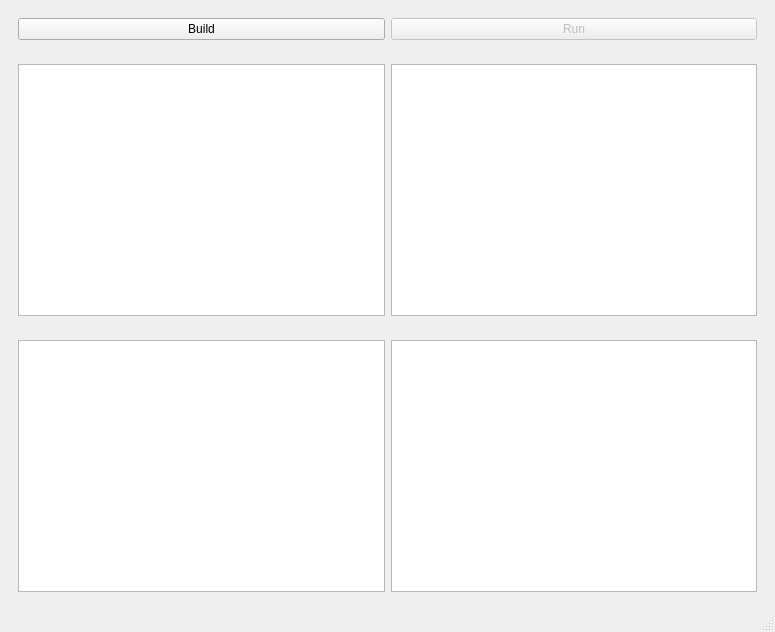
<?xml version="1.0" encoding="UTF-8"?>
<ui version="4.0">
 <class>MainWindow</class>
 <widget class="QMainWindow" name="MainWindow">
  <property name="geometry">
   <rect>
    <x>0</x>
    <y>0</y>
    <width>775</width>
    <height>632</height>
   </rect>
  </property>
  <property name="windowTitle">
   <string>MainWindow</string>
  </property>
  <widget class="QWidget" name="centralwidget">
   <layout class="QVBoxLayout" name="verticalLayout_2">
    <item>
     <layout class="QVBoxLayout" name="verticalLayout">
      <item>
       <widget class="QWidget" name="widget_Top" native="true">
        <layout class="QHBoxLayout" name="horizontalLayout_2">
         <item>
          <widget class="QPushButton" name="btnBuild">
           <property name="text">
            <string>Build</string>
           </property>
          </widget>
         </item>
         <item>
          <widget class="QPushButton" name="btnRun">
           <property name="enabled">
            <bool>false</bool>
           </property>
           <property name="text">
            <string>Run</string>
           </property>
          </widget>
         </item>
        </layout>
       </widget>
      </item>
      <item>
       <widget class="QWidget" name="widget_Middle" native="true">
        <layout class="QHBoxLayout" name="horizontalLayout_3">
         <item>
          <widget class="QPlainTextEdit" name="txtEditor"/>
         </item>
         <item>
          <widget class="QGraphicsView" name="graphicsView"/>
         </item>
        </layout>
       </widget>
      </item>
      <item>
       <widget class="QWidget" name="widget_Bottom" native="true">
        <layout class="QHBoxLayout" name="horizontalLayout">
         <item>
          <widget class="QTextEdit" name="txtDebug"/>
         </item>
         <item>
          <widget class="QTextEdit" name="txtOutput"/>
         </item>
        </layout>
       </widget>
      </item>
     </layout>
    </item>
   </layout>
  </widget>
  <widget class="QMenuBar" name="menubar">
   <property name="geometry">
    <rect>
     <x>0</x>
     <y>0</y>
     <width>775</width>
     <height>22</height>
    </rect>
   </property>
  </widget>
  <widget class="QStatusBar" name="statusbar"/>
 </widget>
 <resources/>
 <connections/>
</ui>
